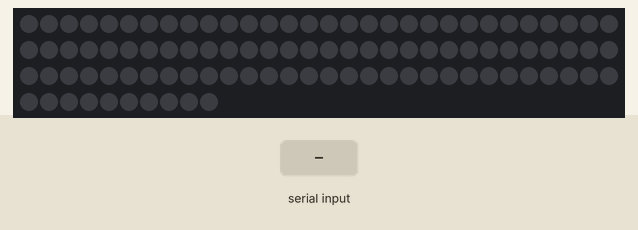
This sketch was run on a simulated Arduino Uno, built with avr-gcc and run on an emulated ATmega328P. Shown: 100 RGB LEDs in strip order, left to right, continuing on the next row. The test bench sets the inputs (shaded band). Dim RGB values are drawn brighter than linear.

Above: at 1.2 s.
1.3 s: byte 32 (0x20) received over Serial
At 1.37 s:
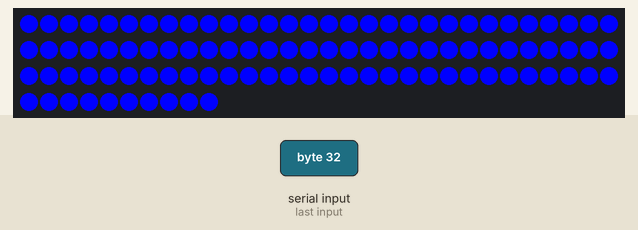
4.3 s: "0" received over Serial
At 5.3 s:
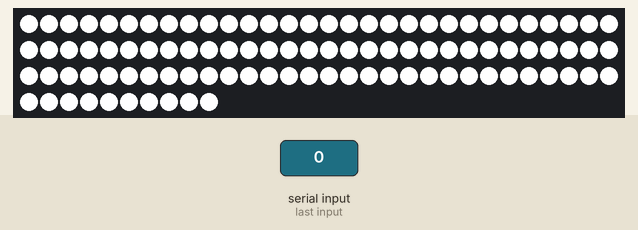
5.8 s: byte 18 (0x12) received over Serial
At 6.7 s:
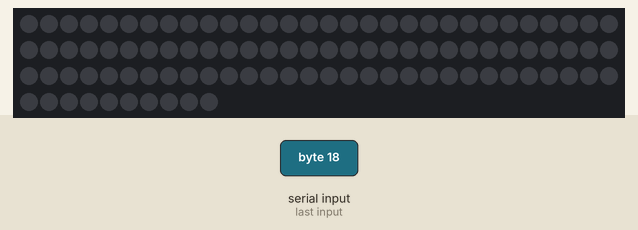
7.3 s: byte 20 (0x14) received over Serial
At 7.7 s:
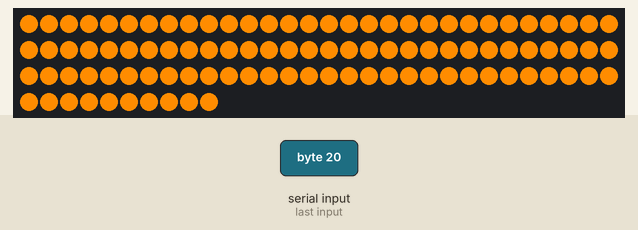
8.8 s: byte 21 (0x15) received over Serial
At 10.0 s:
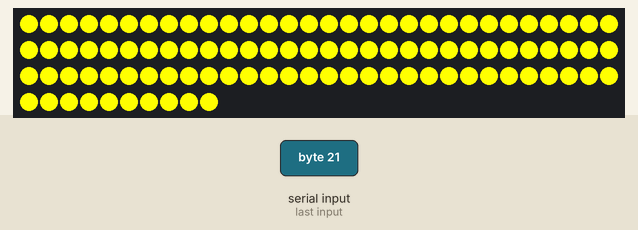
10.3 s: byte 22 (0x16) received over Serial
At 11.3 s:
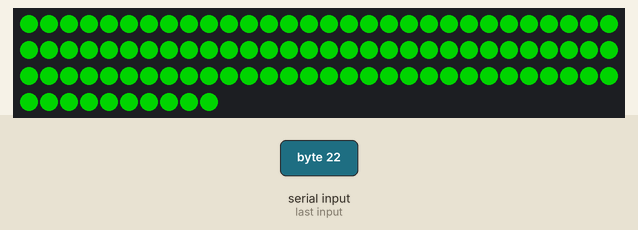
Timing chart, 0 to 12.8 s (numbered marks = the images above; inputs shaded):
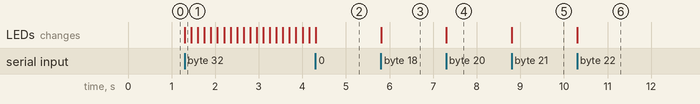

Measured:
- after the input at 1.3 s, the LEDs: change at once (image 1)
- after the input at 4.3 s, the LEDs: change at once (image 2)
- after the input at 5.8 s, the LEDs: change at once (image 3)
- after the input at 7.3 s, the LEDs: change at once (image 4)
- after the input at 8.8 s, the LEDs: change at once (image 5)
- after the input at 10.3 s, the LEDs: change at once (image 6)

The sketch:

ArduinoCode.ino
```cpp
#include <FastLED.h>

#define LED_PIN 7
#define NUM_LEDS 100
// number of leds on the strip
// FastLED.show(); (ill just keep this here)

CRGB leds[NUM_LEDS];
byte value = -1;
const unsigned long interval = 150; // 1 second interval in milliseconds
unsigned long previousMillis = 0;
bool toggleState = false; // Track which command is active

void setup()
{
  Serial.begin(9600);
  FastLED.addLeds<WS2812, LED_PIN, GRB>(leds, NUM_LEDS);
}

void Red()
{
  fill_solid(leds, NUM_LEDS, CRGB(255, 0, 0));
  FastLED.show();
}

void Blue()
{
  fill_solid(leds, NUM_LEDS, CRGB(0, 0, 255));
  FastLED.show();
}

void loop()
{
  // If the byte is 0x12 (i.e. 18 in decimal)
  unsigned long currentMillis = millis();

  if (Serial.available())
  {
    // Read a byte from the input buffer
    value = Serial.read();
  }

  switch (value)
  {
  case 0x12:
  {
    fill_solid(leds, NUM_LEDS, CRGB(0, 0, 0));
    FastLED.show();
  }
  break;
  case 0x13:
  {

    fill_solid(leds, NUM_LEDS, CRGB(255, 0, 0));
    FastLED.show();
  }
  break;
  case 0x14:
  {
    fill_solid(leds, NUM_LEDS, CRGB(255, 140, 0));
    FastLED.show();
  }
  break;
  case 0x15:
  {
    fill_solid(leds, NUM_LEDS, CRGB(255, 255, 0));
    FastLED.show();
  }
  break;
  case 0x16:
  {
    fill_solid(leds, NUM_LEDS, CRGB(0, 128, 0));
    FastLED.show();
  }
  break;
  case 0x17:
  {
    fill_solid(leds, NUM_LEDS, CRGB(0, 0, 255));
    FastLED.show();
  }
  break;
  case 0x18:
  {
    fill_solid(leds, NUM_LEDS, CRGB(255, 192, 203));
    FastLED.show();
  }
  break;
  case 0x19:
  {
    fill_solid(leds, NUM_LEDS, CRGB(108, 92, 231));
    FastLED.show();
  }
  break;
  case 0x20:
  {
    if (currentMillis - previousMillis >= interval)
    {
      previousMillis = currentMillis;
      toggleState = !toggleState;

      if (toggleState)
      {
        Blue();
      }
      else
      {
        Red();
      }
    }
  }
  break;
  case 0x30:
  {
    byte R = Serial.read();
    byte G = Serial.read();
    byte B = Serial.read();
    fill_solid(leds, NUM_LEDS, CRGB(R, G, B));
    FastLED.show();
  }
  }
}
```
